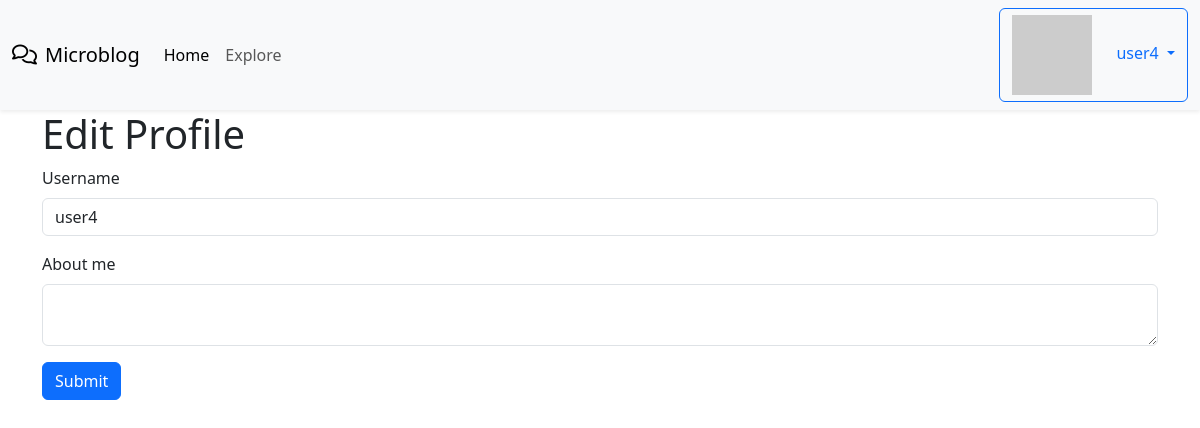
The page /edit_profile (signed in) on the database as committed earlier.
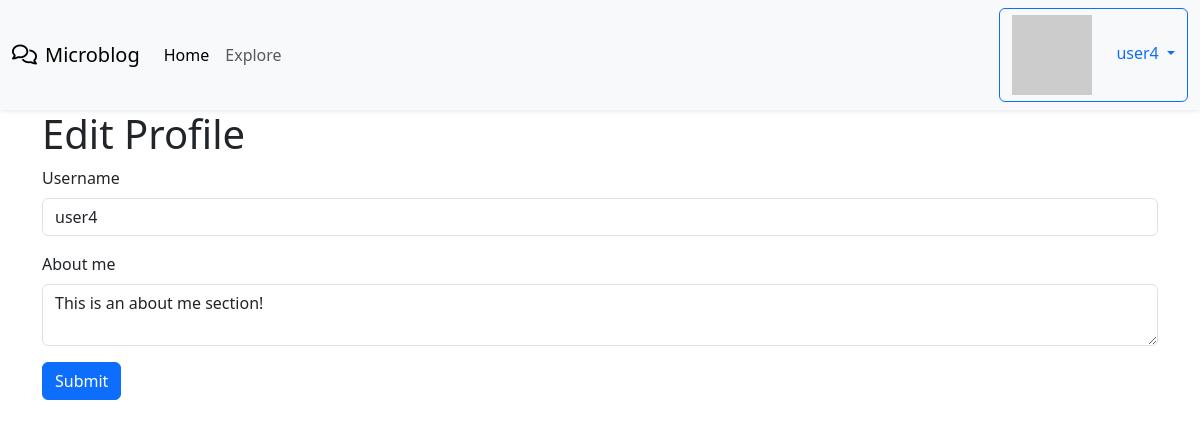
The same page on the database as committed later.
### app/models.py (models this page shows, shortened)
class User(UserMixin, db.Model):
    id = db.Column(db.Integer, primary_key = True)
    username = db.Column(db.String(64), index = True, unique = True)
    email = db.Column(db.String(120), index = True, unique = True)
    password_hash = db.Column(db.String(128))
    posts = db.relationship('Post', backref='author', lazy='dynamic')
    about_me = db.Column(db.String(140))
    last_seen = db.Column(db.DateTime, default=datetime.utcnow)
    followed = db.relationship(
        'User', secondary=followers,
        primaryjoin=(followers.c.follower_id == id),
        secondaryjoin=(followers.c.followed_id == id),
        backref=db.backref('followers', lazy='dynamic'), lazy='dynamic'
    )
    upvotes = db.relationship('Upvote', backref='user', lazy='dynamic')
    downvotes = db.relationship('Downvote', backref='user', lazy='dynamic')
    saved_posts = db.relationship('SavedPost', backref='user', lazy='dynamic')
    def avatar(self, size):
        digest = md5(self.email.lower().encode('utf-8')).hexdigest()
        return 'https://www.gravatar.com/avatar/{}?d=identicon&s={}'.format(digest, size)

### app/main/routes.py (the view)
@bp.route('/edit_profile', methods=['GET', 'POST'])
@login_required
def edit_profile():
    form = EditProfileForm(current_user.username)
    if form.validate_on_submit():
        current_user.username = form.username.data
        current_user.about_me = form.about_me.data
        db.session.commit()
        flash(_('Changes saved!'))
    elif request.method == 'GET':
        form.username.data = current_user.username
        form.about_me.data = current_user.about_me
    return render_template('edit_profile.html', title='Edit Profile', form=form)

### app/main/forms.py (shortened to what this page needs)
class EditProfileForm(FlaskForm):
    username = StringField(_l('Username'), validators=[DataRequired()])
    about_me = TextAreaField(_l('About me'), validators=[Length(min=0, max=140)])
    submit = SubmitField(_l('Submit'))
    def __init__(self, original_username, *args, **kwargs):
        super(EditProfileForm, self).__init__(*args, **kwargs)
        self.original_username = original_username

### app/__init__.py (called while the page is built)
def get_locale():
    return request.accept_languages.best_match(current_app.config['LANGUAGES'])

### app/main/routes.py (called while the page is built)
@bp.before_request
def before_request():
    if current_user.is_authenticated:
        current_user.last_seen = datetime.utcnow()
        db.session.commit()
    g.locale = str(get_locale())

### app/models.py (called while the page is built)
@login.user_loader
def load_user(id):
    return User.query.get(int(id))

### app/templates/edit_profile.html
{% extends "base.html" %}
{% from 'bootstrap5/form.html' import render_form %}
{% block content %}
<div class="container">
  <h1>{{_('Edit Profile')}}</h1>
  <form action="" method="post">
    {{ render_form(form) }}
  </form>
</div>
{% endblock %}

### app/templates/base.html (shortened to what this page needs)
<!doctype html>
<html lang="en">
    <head>
        {% block head %}
        {% block styles %}
            {{ bootstrap.load_css() }}
        {% endblock %}
        {% endblock %}
    </head>
    <body>
      <nav class="navbar navbar-expand-lg bg-body-tertiary shadow-sm">
        <div class="container-fluid">
          <a class="navbar-brand" href="{{ url_for('main.index') }}"><i class="fa-regular fa-comments me-2"></i>Microblog</a>
          <div class="collapse navbar-collapse" id="navbarNav">
            <ul class="navbar-nav">
              <li class="nav-item">
                <a class="nav-link active" aria-current="page" href="{{ url_for('main.index') }}">{{_('Home')}}</a>
              </li>
              <li class="nav-item">
                <a class="nav-link" href="{{ url_for('main.explore') }}">{{_('Explore')}}</a>
              </li>
            </ul>
            <ul class="navbar-nav ms-auto">
              {% if current_user.is_anonymous %}
              <li class="nav-item">
                  <a class="btn btn-primary" href="{{ url_for('auth.login') }}">{{_('Login')}}</a>
              </li>
              {% else %}
              <li class="nav-item dropdown">
                <a class="dropdown-toggle btn btn-outline-primary" href="#" role="button" data-bs-toggle="dropdown" aria-expanded="false">
                  <img class="me-4" src="{{ current_user.avatar(36) }}" />{{ current_user.username }}
                </a>
              </li>
              {% endif %}
          </ul>
          </div>
        </div>
      </nav>
      {% block content %}{% endblock %}
  </body>
</html>

Rows that differ between the two databases and show on the page:
changed User "user4": about_me (not shown) → "This is an about me section!"
